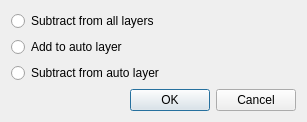
<?xml version="1.0" encoding="UTF-8"?>
<ui version="4.0">
 <class>PictureZonePropDialog</class>
 <widget class="QDialog" name="PictureZonePropDialog">
  <property name="geometry">
   <rect>
    <x>0</x>
    <y>0</y>
    <width>307</width>
    <height>116</height>
   </rect>
  </property>
  <property name="windowTitle">
   <string>Zone Properties</string>
  </property>
  <layout class="QVBoxLayout" name="verticalLayout_3">
   <item>
    <widget class="QRadioButton" name="eraser3">
     <property name="text">
      <string>Subtract from all layers</string>
     </property>
    </widget>
   </item>
   <item>
    <widget class="QRadioButton" name="painter2">
     <property name="text">
      <string>Add to auto layer</string>
     </property>
    </widget>
   </item>
   <item>
    <widget class="QRadioButton" name="eraser1">
     <property name="text">
      <string>Subtract from auto layer</string>
     </property>
    </widget>
   </item>
   <item>
    <spacer name="verticalSpacer">
     <property name="orientation">
      <enum>Qt::Vertical</enum>
     </property>
     <property name="sizeHint" stdset="0">
      <size>
       <width>20</width>
       <height>40</height>
      </size>
     </property>
    </spacer>
   </item>
   <item>
    <widget class="QDialogButtonBox" name="buttonBox">
     <property name="orientation">
      <enum>Qt::Horizontal</enum>
     </property>
     <property name="standardButtons">
      <set>QDialogButtonBox::Cancel|QDialogButtonBox::Ok</set>
     </property>
    </widget>
   </item>
  </layout>
 </widget>
 <resources/>
 <connections>
  <connection>
   <sender>buttonBox</sender>
   <signal>accepted()</signal>
   <receiver>PictureZonePropDialog</receiver>
   <slot>accept()</slot>
   <hints>
    <hint type="sourcelabel">
     <x>248</x>
     <y>254</y>
    </hint>
    <hint type="destinationlabel">
     <x>157</x>
     <y>274</y>
    </hint>
   </hints>
  </connection>
  <connection>
   <sender>buttonBox</sender>
   <signal>rejected()</signal>
   <receiver>PictureZonePropDialog</receiver>
   <slot>reject()</slot>
   <hints>
    <hint type="sourcelabel">
     <x>316</x>
     <y>260</y>
    </hint>
    <hint type="destinationlabel">
     <x>286</x>
     <y>274</y>
    </hint>
   </hints>
  </connection>
 </connections>
</ui>
